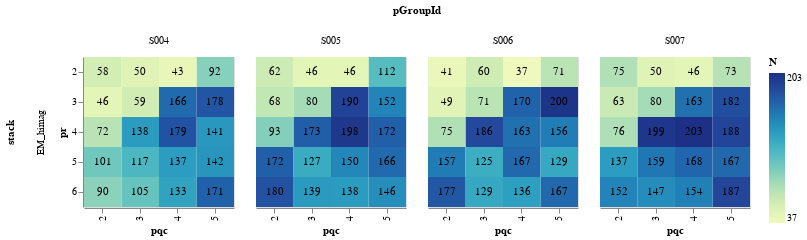

Notebook code cell kept with this figure:
### Code cell
# Check that point match collection exists
df_matches = icatapi.montage.get_matches_within_stack(stack=stack_2_align_fine['in'],
                                                      match_collection=match_collections[stack_2_align_fine['in']],
                                                      render=render)
icatapi.plot_matches_within_section(df_matches,
                                    direction='ew',
                                    width=150,
                                    height=150)
